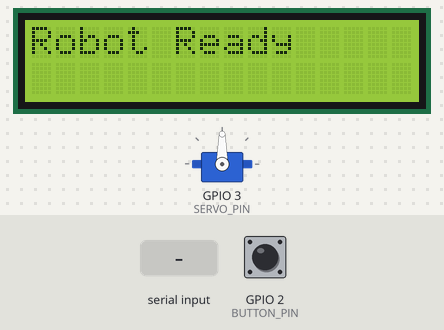
A sketch run on a simulated ESP32-C3. On the bench: servo, 16×2 character LCD. The inputs (shaded band) are chosen by the test bench; at power-on: GPIO 2 (BUTTON_PIN) HIGH. What the sketch prints to the serial monitor is not drawn.

Above: at 1.1 s.
At 3.2 s:
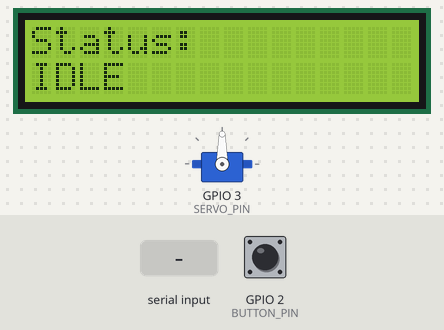
3.3 s: GPIO 2 (BUTTON_PIN) pulled LOW for 0.15 s
At 4.3 s:
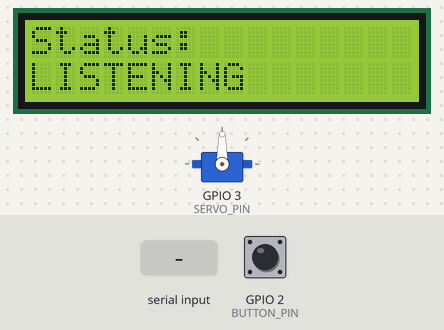
4.9 s: "EMOTION:\n" received over Serial
At 5.6 s:
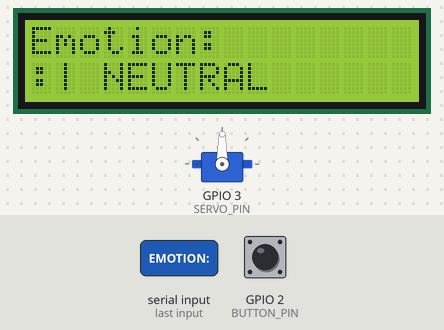
6.4 s: "SPEAK:\n" received over Serial
At 7.6 s:
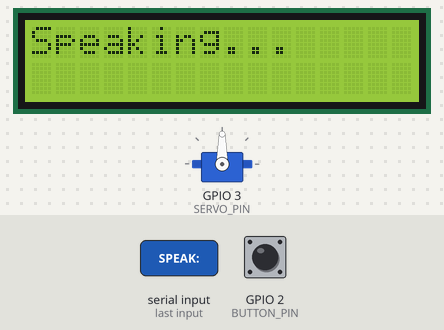
Timing chart, 0 to 9.4 s (numbered marks = the images above; inputs shaded):
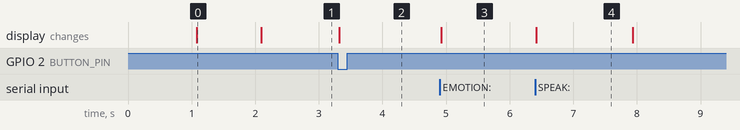

Measured:
- after the input at 3.3 s, the display: changes at once (image 2)
- after the input at 4.9 s, the display: changes at once (image 3)
- after the input at 6.4 s, the display: changes at once (image 4)
- what the display in image 0 shows lasts 1.0 s, from 1.1 s to 2.1 s
- what the display in image 4 shows lasts 1.5 s, from 6.4 s to 7.9 s

The sketch:

robotic_companion_esp32.ino
```cpp
#include <Wire.h>
#include <Adafruit_LiquidCrystal.h>
#include <ESP32Servo.h>

// ---------- PIN DEFINITIONS ----------
#define BUTTON_PIN 2
#define SERVO_PIN  3
#define SDA_PIN    4
#define SCL_PIN    5

// ---------- STATES ----------
#define STATE_IDLE 0
#define STATE_LISTENING 1

int robotState = STATE_IDLE;

// ---------- LCD & SERVO ----------
Adafruit_LiquidCrystal lcd(0);
Servo headServo;

void setup() {
  Serial.begin(115200);
  delay(1000);

  // ---------- I2C ----------
  Wire.begin(SDA_PIN, SCL_PIN);

  // ---------- SERVO ----------
  headServo.setPeriodHertz(50);      // Standard servo frequency
  headServo.attach(SERVO_PIN, 500, 2400);
  headServo.write(90);

  // ---------- LCD ----------
  lcd.begin(16, 2);
  lcd.setBacklight(1);
  lcd.clear();
  lcd.setCursor(0, 0);
  lcd.print("Robot Ready");

  // ---------- BUTTON ----------
  pinMode(BUTTON_PIN, INPUT_PULLUP);

  Serial.println("Robotic Companion - ESP32-C3 Ready");

  delay(1000);
  showIdle();
}

void loop() {
  // ---------- BUTTON ----------
  if (digitalRead(BUTTON_PIN) == LOW && robotState == STATE_IDLE) {
    robotState = STATE_LISTENING;
    showListening();
    Serial.println("STATE → LISTENING");
    delay(300); // debounce
  }

  // ---------- SERIAL COMMANDS ----------
  if (robotState == STATE_LISTENING && Serial.available()) {
    String line = Serial.readStringUntil('\n');
    line.trim();

    if (line.startsWith("EMOTION:")) {
      setEmotion(line.substring(8));
    }
    else if (line.startsWith("GESTURE:")) {
      doGesture(line.substring(8));
    }
    else if (line.startsWith("SPEAK:")) {
      speak(line.substring(6));
    }
    else if (line == "END") {
      robotState = STATE_IDLE;
      showIdle();
      Serial.println("STATE → IDLE");
    }
  }
}

// ==============================
// UI HELPERS
// ==============================

void showIdle() {
  lcd.clear();
  lcd.setCursor(0, 0);
  lcd.print("Status:");
  lcd.setCursor(0, 1);
  lcd.print("IDLE");
}

void showListening() {
  lcd.clear();
  lcd.setCursor(0, 0);
  lcd.print("Status:");
  lcd.setCursor(0, 1);
  lcd.print("LISTENING");
}

// ==============================
// ACTION FUNCTIONS
// ==============================

void setEmotion(String emotion) {
  lcd.clear();
  lcd.setCursor(0, 0);
  lcd.print("Emotion:");

  lcd.setCursor(0, 1);

  if (emotion == "happy")       lcd.print(":) HAPPY");
  else if (emotion == "excited") lcd.print(":D EXCITED");
  else if (emotion == "concerned") lcd.print(":( CARE");
  else if (emotion == "calm")   lcd.print("- CALM -");
  else                          lcd.print(":| NEUTRAL");

  Serial.println("LCD → " + emotion);
}

void doGesture(String gesture) {
  if (gesture == "wave") {
    headServo.write(30); delay(300);
    headServo.write(150); delay(300);
    headServo.write(90);
  }
  else if (gesture == "nod") {
    headServo.write(60); delay(300);
    headServo.write(90);
  }
  else if (gesture == "shake") {
    headServo.write(70); delay(200);
    headServo.write(110); delay(200);
    headServo.write(90);
  }
  else {
    headServo.write(90);
  }

  Serial.println("SERVO → " + gesture);
}

void speak(String text) {
  Serial.println("AUDIO → " + text);

  lcd.clear();
  lcd.setCursor(0, 0);
  lcd.print("Speaking...");

  lcd.setCursor(0, 1);
  lcd.print(text.substring(0, 16));

  delay(1500);
  showListening();
}
```
